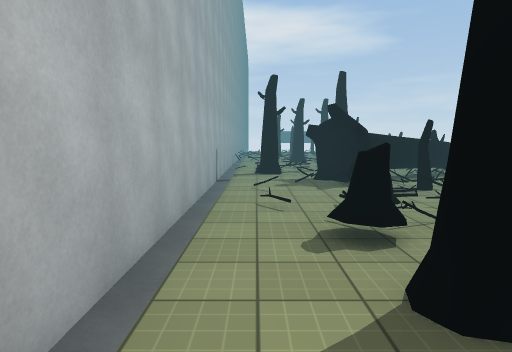
View 1 (above)

20 first-person views from a walk through a 3-D level made in the Unity game engine. The camera is 1.5 m above the floor, tilts 6° down and sees 75° across. The floor is counted in squares, 2 m on a side. Each view is taken from the middle of a square. On the plan, view 1 faces up. The plan holds only what a view shows up to about 11 squares ahead; the rest is blank. The place goes on beyond the plan. The player is left out. Some surface patterns are stand-ins.

View 2
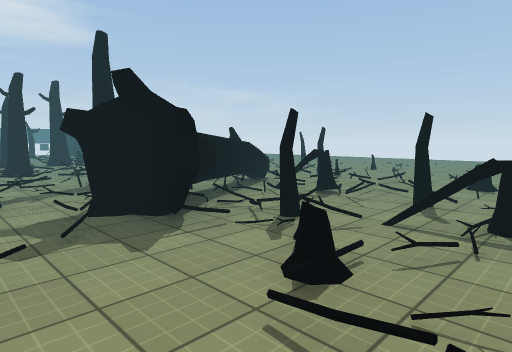

View 3
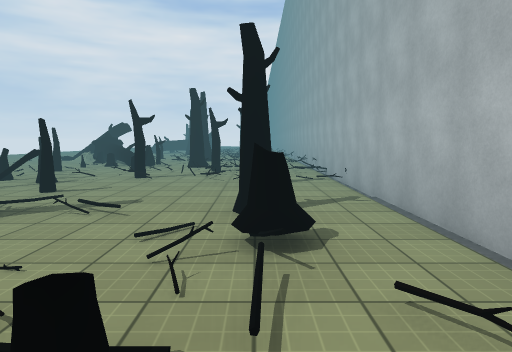

View 4
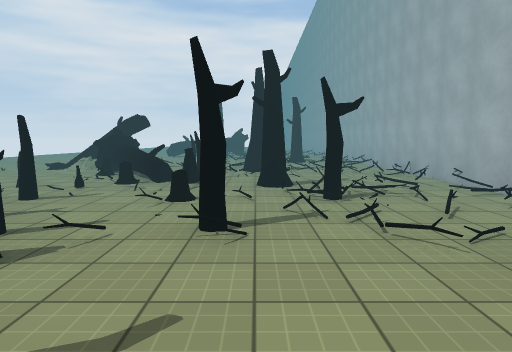

View 5
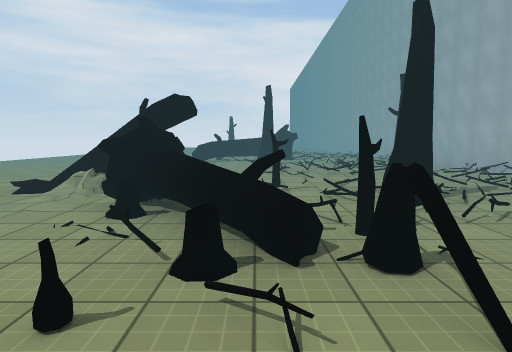

View 6
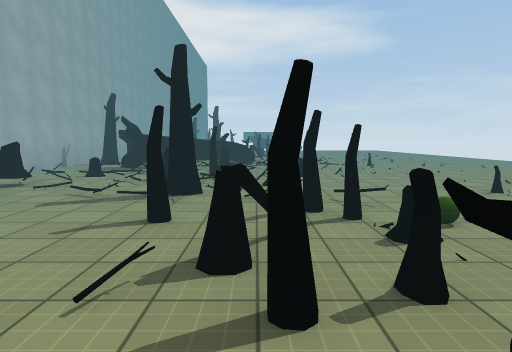

View 7
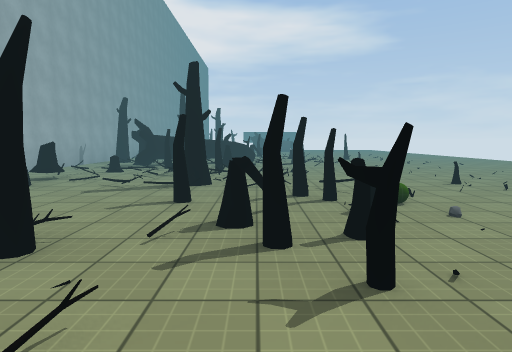

View 8
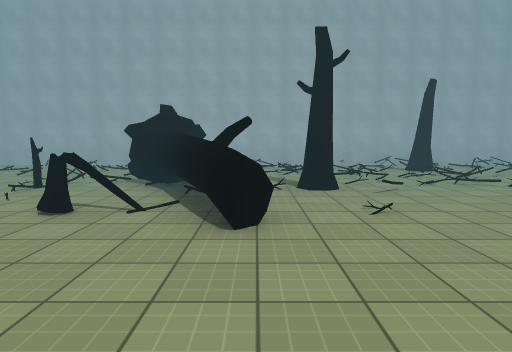

View 9
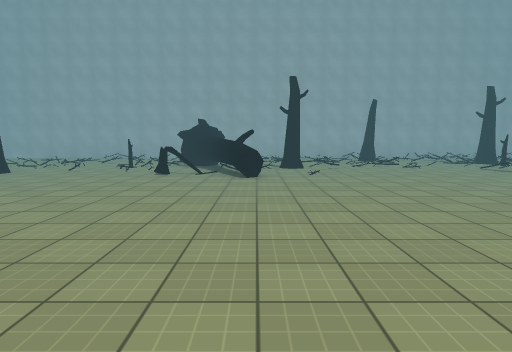

View 10
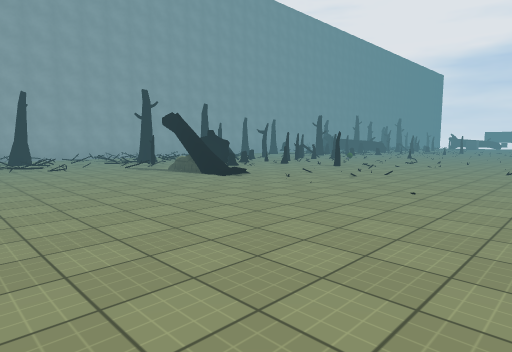

View 11
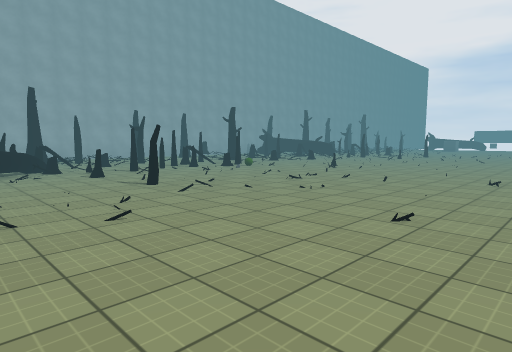

View 12
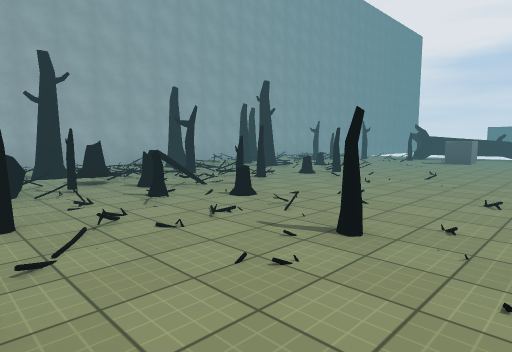

View 13
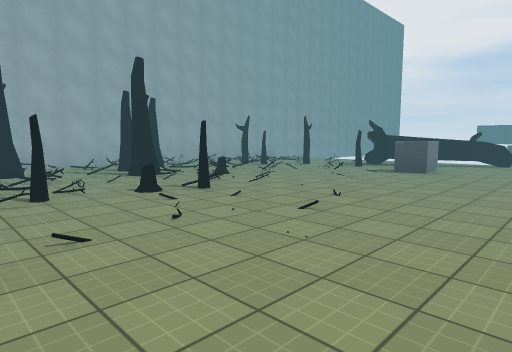

View 14
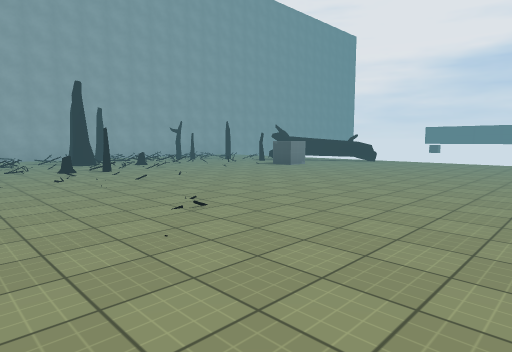

View 15
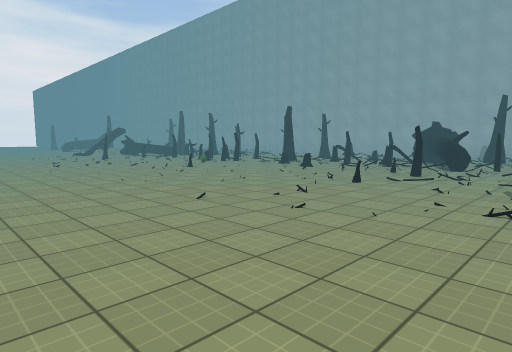

View 16
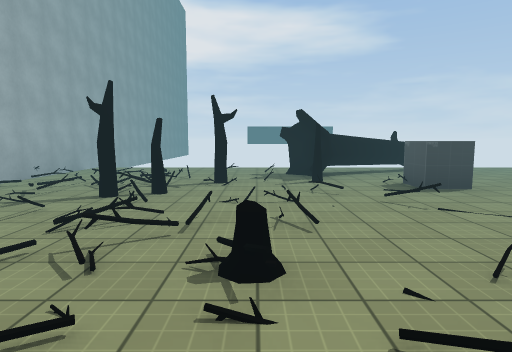

View 17
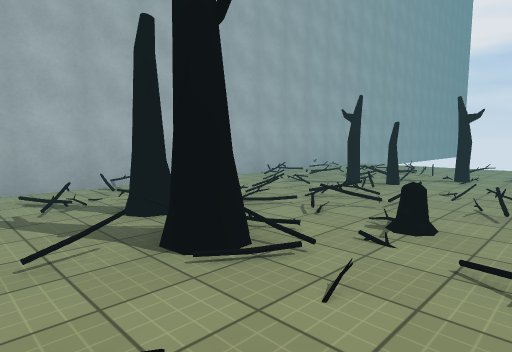

View 18
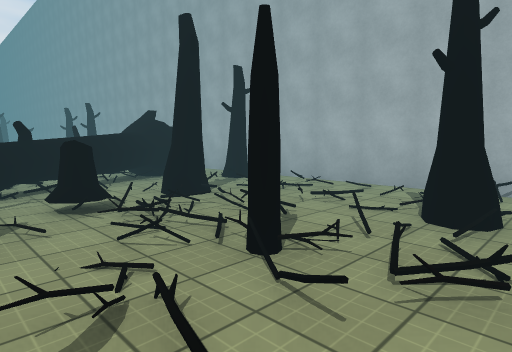

View 19
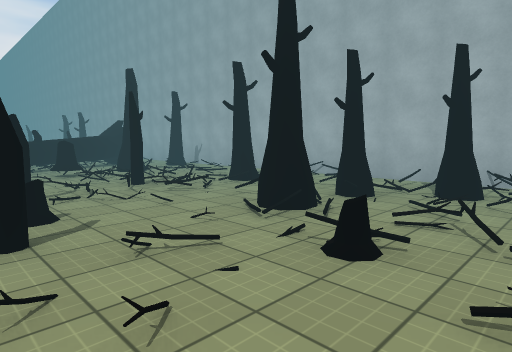

View 20
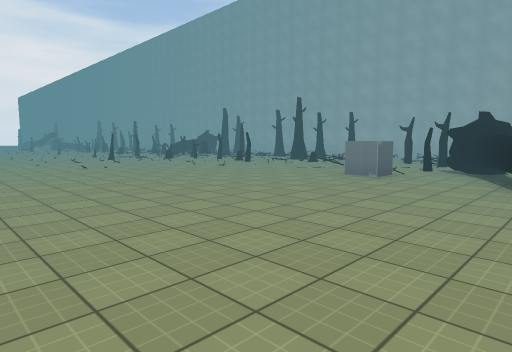

### Floor plan
Key: @ floor where view 1 was taken; # wall or solid block; x gap in a wall; . main floor; : floor 0.25 m higher than the main floor; / step, stairs or slope; = window, fence, low wall or low ledge; T tree; H thing the floor can be seen under or through; O other object.
Columns run from 1 left of view 1 to 14 right of it. Each row starts with its distance up from view 1.
 24 #
 23 #....... T .....
 22 #.///.TTT.......
 21 # ./..T.........
 20 #=.#//T.O.......
 19 #=##T./.O.......
 18 ####...=.......
 17 # .............
 16 #=T.==.........
 15 ###TT...........
 14   =#T..T........
 13 #   ............
 12 # TTH=T.........
 11 #..=HH H .......
 10 #...HHT==.T.....
  9 #..T.T#T..T.....
  8 #T...T..........
  7 #..TTTT.T=......
  6 #.:TTT../.......
  5 #/.=T=/#/......
  4 #/.=TT//.......
  3 #./.T#/ .......
  2 #.T..T/...=....
  1 #.T..//T.......
  0 #@...T.TO......
 -1 #.O...TTO......
 -2 #...#.Tx.......
 -3 #/...=.T........
 -4 #./=T=.=T.T.....
 -5 #//.TTT.........
 -6 #//./#TT........
 -7 #///T/.T/.......
 -8 #//.T..TT:.....
 -9 #.=./...........
-10 #////...........
-11 #/T/#=..........
-12 #////...........
-13 #///.#..........
-14 #.//..T........
-15 #//....TT.......
-16 #    TTT.......
-17     /T.T......
-18   /../#......
-19 #.///......
-20 #.../.....
-21 #.../..T.

Where each view was taken, in squares from view 1:
view 1: 0 up, 0 right, facing up
view 2: 3 up, 0 right, facing up-right
view 3: 5 up, 1 right, facing down
view 4: 1 up, 3 right, facing down
view 5: 3 down, 5 right, facing down
view 6: 3 down, 5 right, facing up
view 7: 4 down, 5 right, facing up
view 8: 15 down, 10 right, facing left
view 9: 15 down, 14 right, facing left
view 10: 13 down, 14 right, facing up-left
view 11: 7 down, 14 right, facing up-left
view 12: 7 up, 10 right, facing up-left
view 13: 11 up, 10 right, facing up-left
view 14: 11 up, 14 right, facing up-left
view 15: 10 up, 14 right, facing down-left
view 16: 14 up, 4 right, facing up
view 17: 13 up, 5 right, facing up-left
view 18: 13 up, 5 right, facing down-left
view 19: 17 up, 6 right, facing down-left
view 20: 23 up, 14 right, facing down-left
